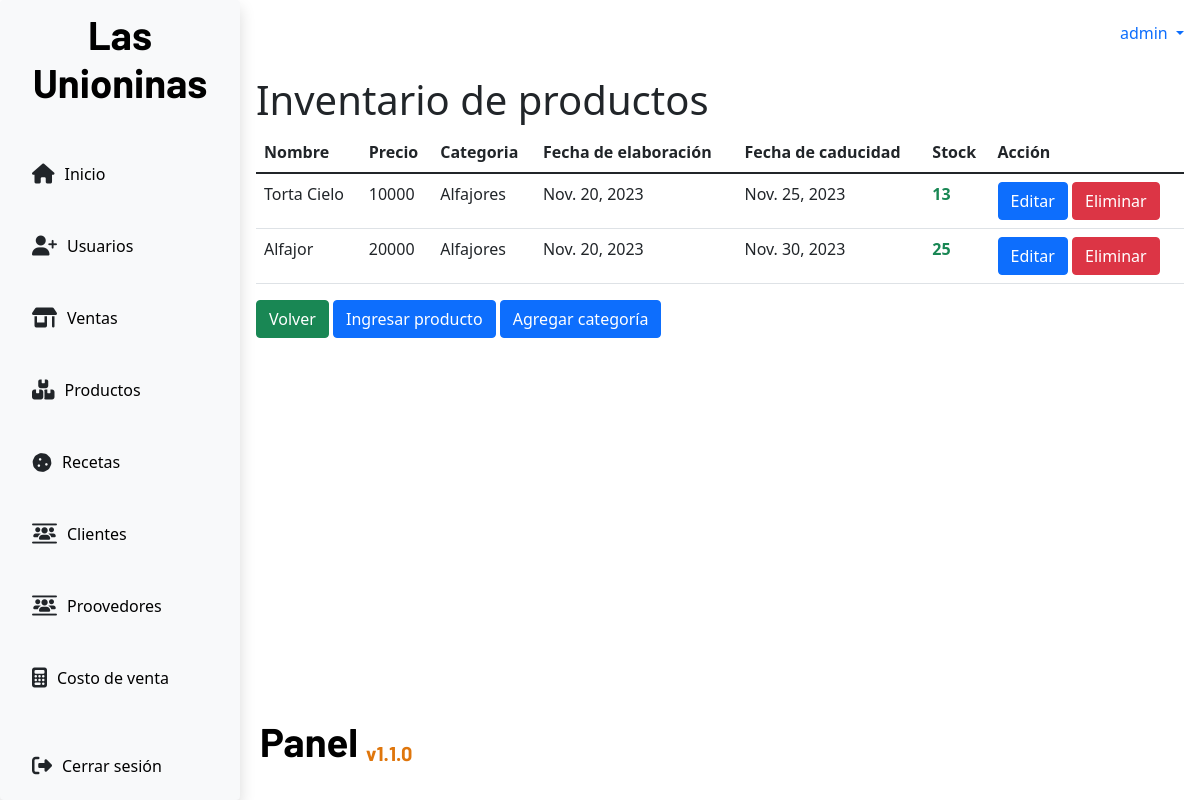
/products/ (signed in), run on an earlier commit of the app's database.
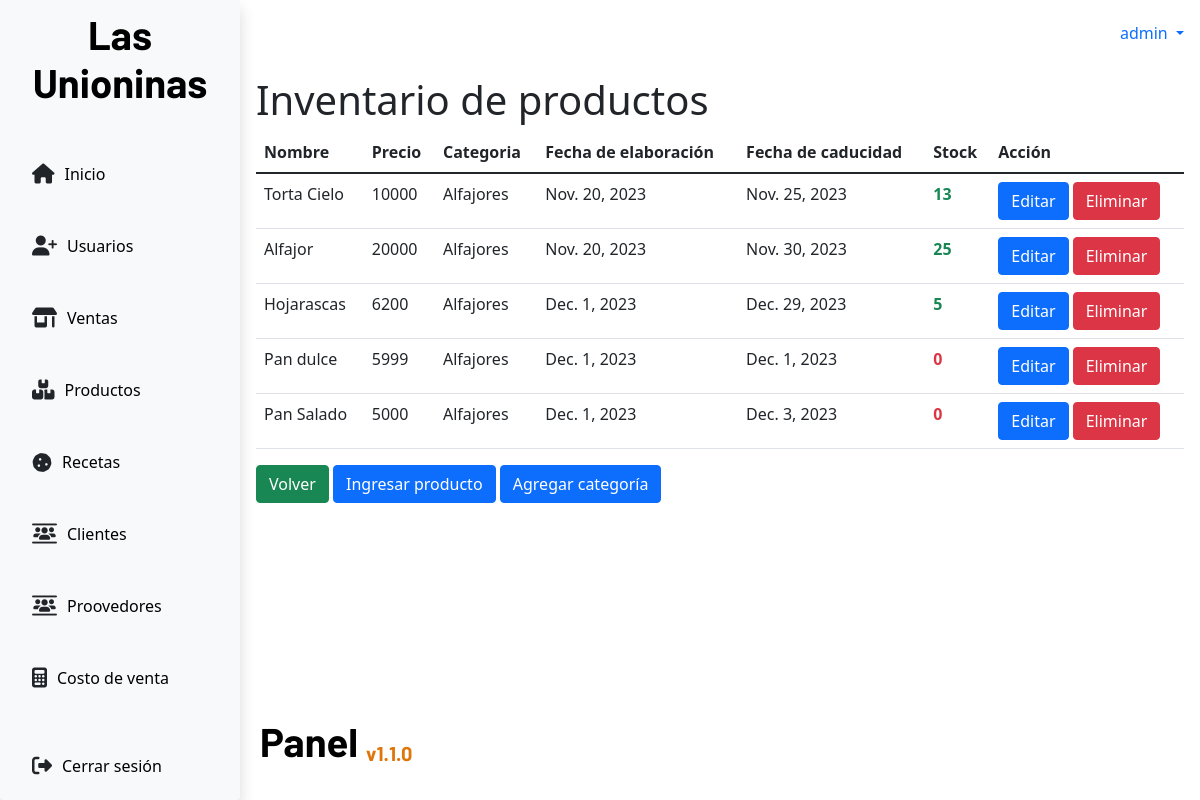
And on a later commit of the database.
### app/models.py (models this page shows, shortened)
class ProductsInventory(models.Model):
    name = models.CharField(max_length=100,null=False)
    price = models.PositiveIntegerField(null=False)
    category = models.ForeignKey(CategoryProduct, on_delete=models.CASCADE)
    elabDate = models.DateField()
    expDate = models.DateField()
    stock = models.PositiveIntegerField(null=False)

class CategoryProduct(models.Model):
    name = models.CharField(max_length=50)
    def __str__(self):
        return self.name

### app/views.py (the view)
# urls.py: path('products/',views.productsTable,name='productsTable'),
def productsTable(request):
    role = request.session.get("role")
    if role == "Admin" or role == "NormalUser":
        if request.method == 'GET':
            products = ProductsInventory.objects.all()
            return render(request,'products/productsTable.html',{'products':products})
    else:
        return redirect("/")

### app/context_processors.py (called while the page is built)
def get_username(request):
    username = request.session.get('username', None)
    return {
        "username": username
    }

def get_role(request):
    role = request.session.get("role")
    return {
        "role": role
    }

def get_low_stock(request):
    low_stock = request.session.get("low_stock")
    return {
        "low_stock": low_stock
    }

### app/templates/products/productsTable.html
{% extends 'base.html' %}
{% block content %}
<div>
    <h1>Inventario de productos</h1>
</div>
<div>
    <table class="table">
        <thead>
            <tr>
                <th>Nombre</th>
                <th>Precio</th>
                <th>Categoria</th>
                <th>Fecha de elaboración</th>
                <th>Fecha de caducidad</th>
                <th>Stock</th>
                <th>Acción</th>
            </tr>
        </thead>
        <tbody>
            {%for product in products%}
            <tr>
                <td>{{product.name}}</td>
                <td>{{product.price}}</td>
                <td>{{product.category}}</td>
                <td>{{product.elabDate}}</td>
                <td>{{product.expDate}}</td>
                {% if product.stock < 5 %}<td class="text-danger fw-bold">{{product.stock}}</td> {% else %} <td class="text-success fw-bold">{{product.stock}}</td> {% endif %}
                <td>
                    <a class="btn btn-primary" href="{% url 'updateProducts' product.id %}">Editar</a>
                    <a class="btn btn-danger" href="{% url 'deleteProducts' product.id %}">Eliminar</a>
                </td>
            </tr>
            {%endfor%}
        </tbody>
    </table>
</div>
<div>
    <a class="btn btn-success" href="{% url 'home'%}">Volver</a>
    <a class="btn btn-primary" href="{% url 'createProducts'%}">Ingresar producto</a>
    <a class="btn btn-primary" href="{% url 'categories'%}">Agregar categoría</a>
</div>
{% endblock content %}

What changed in the data, as far as the page shows it:
added ProductsInventory: name "Hojarascas", price "6200", category "Alfajores", elabDate "Dec. 1, 2023", expDate "Dec. 29, 2023", stock "5"
added ProductsInventory: name "Pan dulce", price "5999", category "Alfajores", elabDate "Dec. 1, 2023", expDate "Dec. 1, 2023", stock "0"
added ProductsInventory: name "Pan Salado", price "5000", category "Alfajores", elabDate "Dec. 1, 2023", expDate "Dec. 3, 2023", stock "0"
